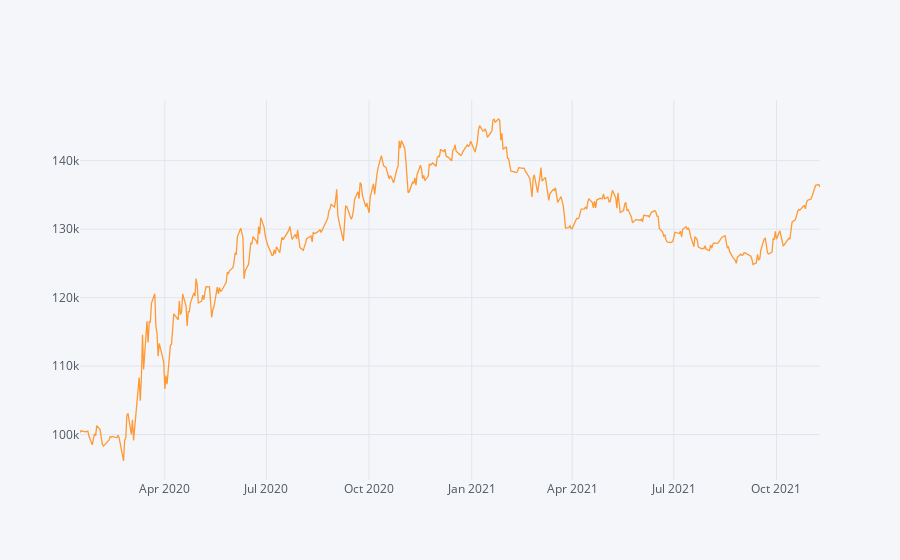

Notebook source saved alongside this figure:
### Code cell
#Todo:
r_df=results['result_df']
# Calculate the Absolute Return of our trend-following trading strategy
absolute_return_tf = (r_df['account_val'].iloc[-1]-starting_capital)/starting_capital

# Calculate the CAGR or our trend-following trading strategy
CAGR_tf =((r_df['account_val'].iloc[-1]/starting_capital)**(252/len(df)))-1

# Calculate the IR (Sharpe without RF-rate) of our trend-following trading strategy
information_ratio_tf = (r_df.account_val.pct_change().mean()/r_df.account_val.pct_change().std())*((252)**0.5)

#Plot the equity curve (hint: use 'account_val')

r_df.account_val.iplot()

### Figure 1 — Plotly figure (JSON) as saved in the notebook; plotly's stock layout.template omitted (floating-point values rounded to 4 significant figures; data arrays with more than 128 entries replaced by an {"elided": "..."} marker saying what was removed)
{"data": [{"line": {"color": "rgba(255, 153, 51, 1.0)", "dash": "solid", "shape": "linear", "width": 1.3}, "mode": "lines", "name": "account_val", "text": "", "type": "scatter", "x": {"elided": "459 str values"}, "y": {"elided": "459 float values"}}], "layout": {"legend": {"bgcolor": "#F5F6F9", "font": {"color": "#4D5663"}}, "paper_bgcolor": "#F5F6F9", "plot_bgcolor": "#F5F6F9", "title": {"font": {"color": "#4D5663"}}, "xaxis": {"gridcolor": "#E1E5ED", "showgrid": true, "tickfont": {"color": "#4D5663"}, "title": {"font": {"color": "#4D5663"}, "text": ""}, "zerolinecolor": "#E1E5ED"}, "yaxis": {"gridcolor": "#E1E5ED", "showgrid": true, "tickfont": {"color": "#4D5663"}, "title": {"font": {"color": "#4D5663"}, "text": ""}, "zerolinecolor": "#E1E5ED"}}}
